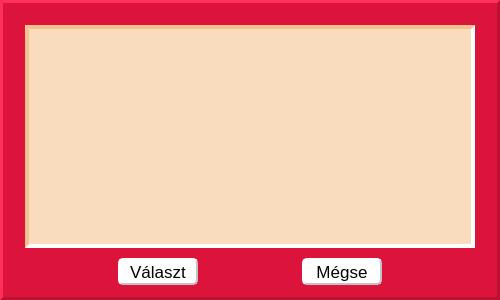
<?xml version="1.0" encoding="UTF-8"?>
<ui version="4.0">
 <class>kepValaszto</class>
 <widget class="QDialog" name="kepValaszto">
  <property name="geometry">
   <rect>
    <x>0</x>
    <y>0</y>
    <width>500</width>
    <height>300</height>
   </rect>
  </property>
  <property name="windowTitle">
   <string>Kép Választó</string>
  </property>
  <property name="styleSheet">
   <string notr="true">QDialog#kepValaszto
{
background-color: rgb(220, 20, 60);
border: 3px outset #bb1133;
}</string>
  </property>
  <layout class="QVBoxLayout" name="verticalLayout">
   <property name="spacing">
    <number>10</number>
   </property>
   <property name="leftMargin">
    <number>25</number>
   </property>
   <property name="topMargin">
    <number>25</number>
   </property>
   <property name="rightMargin">
    <number>25</number>
   </property>
   <property name="bottomMargin">
    <number>15</number>
   </property>
   <item>
    <widget class="QScrollArea" name="scrollArea">
     <property name="styleSheet">
      <string notr="true">QScrollArea#scrollArea
{
background-color: rgb(249, 219, 189);
border: 4px inset #f5c28f;
}</string>
     </property>
     <property name="widgetResizable">
      <bool>true</bool>
     </property>
     <widget class="QWidget" name="scrollAreaWidgetContents">
      <property name="geometry">
       <rect>
        <x>0</x>
        <y>0</y>
        <width>442</width>
        <height>213</height>
       </rect>
      </property>
      <property name="styleSheet">
       <string notr="true">background-color: rgb(249, 219, 189);</string>
      </property>
      <layout class="QGridLayout" name="gridLayout_3">
       <property name="leftMargin">
        <number>0</number>
       </property>
       <property name="topMargin">
        <number>0</number>
       </property>
       <property name="rightMargin">
        <number>0</number>
       </property>
       <property name="bottomMargin">
        <number>0</number>
       </property>
       <property name="spacing">
        <number>0</number>
       </property>
       <item row="0" column="0">
        <layout class="QGridLayout" name="kepekGridLayout">
         <property name="leftMargin">
          <number>10</number>
         </property>
         <property name="topMargin">
          <number>10</number>
         </property>
         <property name="rightMargin">
          <number>10</number>
         </property>
         <property name="bottomMargin">
          <number>10</number>
         </property>
        </layout>
       </item>
      </layout>
     </widget>
    </widget>
   </item>
   <item>
    <layout class="QHBoxLayout" name="horizontalLayout">
     <item>
      <spacer name="horizontalSpacer">
       <property name="orientation">
        <enum>Qt::Horizontal</enum>
       </property>
       <property name="sizeHint" stdset="0">
        <size>
         <width>40</width>
         <height>20</height>
        </size>
       </property>
      </spacer>
     </item>
     <item>
      <widget class="QPushButton" name="valasztPushButton">
       <property name="minimumSize">
        <size>
         <width>80</width>
         <height>27</height>
        </size>
       </property>
       <property name="font">
        <font>
         <pointsize>13</pointsize>
        </font>
       </property>
       <property name="styleSheet">
        <string notr="true">color: rgb(0, 0, 0);
background-color: rgb(255, 255, 255);
border: 2px outset #c2c2c2;
border-radius: 5px;</string>
       </property>
       <property name="text">
        <string>Választ</string>
       </property>
      </widget>
     </item>
     <item>
      <spacer name="horizontalSpacer_3">
       <property name="orientation">
        <enum>Qt::Horizontal</enum>
       </property>
       <property name="sizeHint" stdset="0">
        <size>
         <width>40</width>
         <height>20</height>
        </size>
       </property>
      </spacer>
     </item>
     <item>
      <widget class="QPushButton" name="megsePushButton">
       <property name="minimumSize">
        <size>
         <width>80</width>
         <height>27</height>
        </size>
       </property>
       <property name="font">
        <font>
         <pointsize>13</pointsize>
        </font>
       </property>
       <property name="styleSheet">
        <string notr="true">color: rgb(0, 0, 0);
background-color: rgb(255, 255, 255);
border: 2px outset #c2c2c2;
border-radius: 5px;</string>
       </property>
       <property name="text">
        <string>Mégse</string>
       </property>
      </widget>
     </item>
     <item>
      <spacer name="horizontalSpacer_2">
       <property name="orientation">
        <enum>Qt::Horizontal</enum>
       </property>
       <property name="sizeHint" stdset="0">
        <size>
         <width>40</width>
         <height>20</height>
        </size>
       </property>
      </spacer>
     </item>
    </layout>
   </item>
  </layout>
 </widget>
 <resources/>
 <connections/>
</ui>
